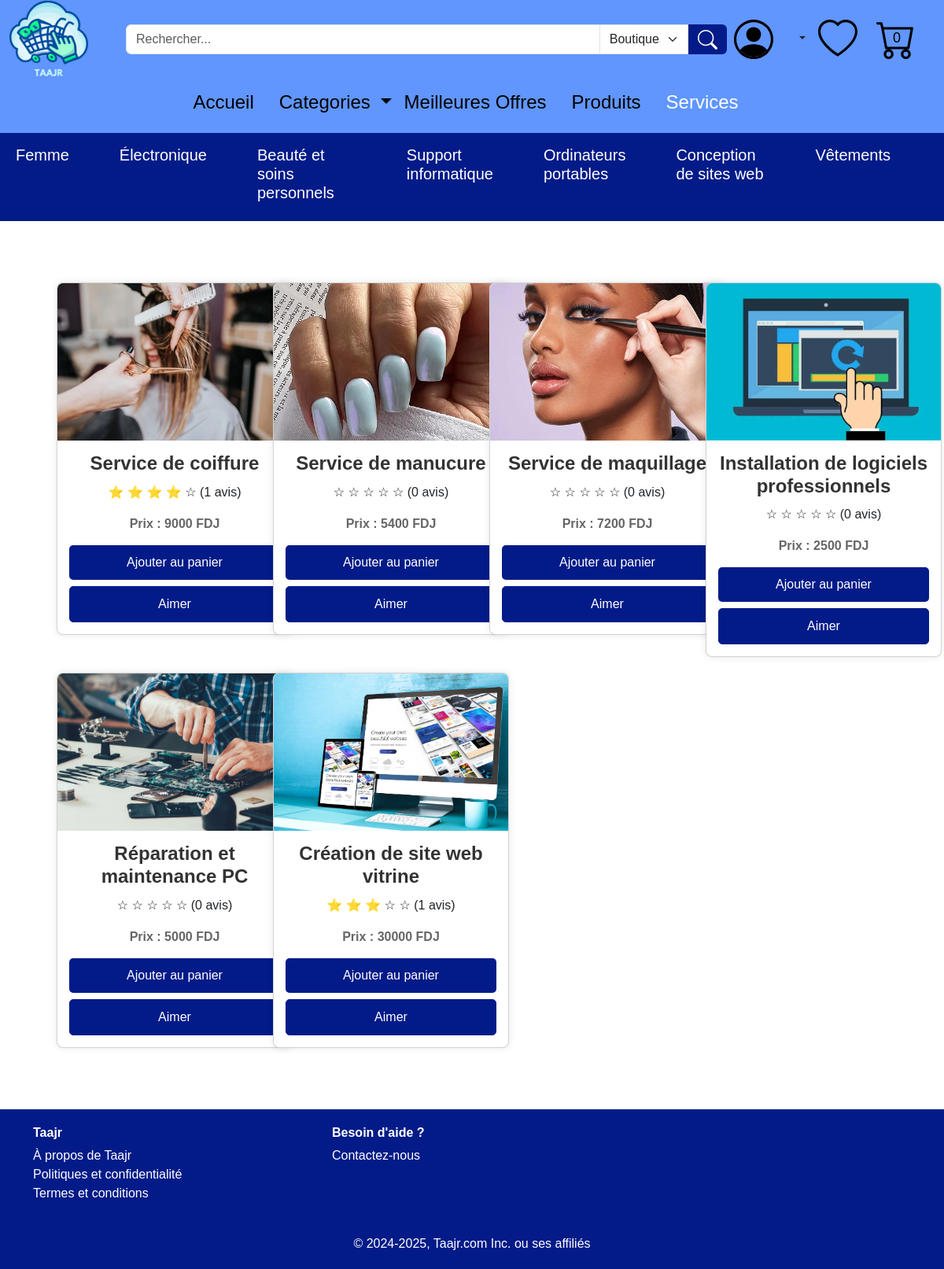
The page /Services on the database its author committed.
### tables this page shows
CREATE TABLE "categorie" (
    ID_cat INTEGER PRIMARY KEY AUTOINCREMENT,
    nom_cat CHAR(50)
, description CHAR(255), image CHAR(100));

CREATE TABLE "offre" (
    ID_off INTEGER PRIMARY KEY AUTOINCREMENT,
    libelle_off CHAR(50),
    description_off CHAR(50),
    quantite_en_stock INTEGER,
    prix_off INTEGER,
    date_off DATE DEFAULT (date('now', 'localtime')),
    type_off CHAR(50),
    ID_uti INTEGER, image_off CHAR(50),
    FOREIGN KEY (ID_uti) REFERENCES "utilisateur"(ID_uti)
);

### app.py (the view)
@app.route('/Services')
def Services():
    services = db.execute("""
        SELECT offre.*,
               COUNT(avis.ID_avis) AS reviews_count,
               COALESCE(AVG(avis.Etoiles), 0) AS avg_stars
        FROM offre
        LEFT JOIN avis ON offre.ID_off = avis.ID_off
        WHERE type_off = 'Service'
        GROUP BY offre.ID_off
    """)
    cart_ids = []
    if ('user_id' in session):
        cart_items = db.execute("SELECT ID_off FROM panier WHERE ID_uti = ?", session['user_id'])
        cart_ids = [item['ID_off'] for item in cart_items]
    return render_template('Services.html', services=services, cart_ids=cart_ids)

### app.py (called while the page is built)
@app.context_processor
def inject_user_id():
    return dict(user_id=session.get('user_id'))

@app.context_processor
def inject_user_info():
    user_id = session.get('user_id')
    if user_id:
        user = db.execute("SELECT nom_uti, prenom_uti, email_uti, telephone, date_naissance, genre, type_uti FROM utilisateur WHERE ID_uti = ?", user_id)
        if user:
            return dict(user_name=f"{user[0]['prenom_uti']} {user[0]['nom_uti']}")
    return dict(user_name=None)

@app.context_processor
def inject_categories():
    categories = db.execute("SELECT ID_cat, nom_cat FROM categorie")
    return dict(categories=categories)

@app.context_processor
def inject_favoris_ids():
    user_id = session.get('user_id')
    if user_id:
        favoris = db.execute("SELECT ID_off FROM likes WHERE ID_uti = ?", user_id)
        favoris_ids = [item['ID_off'] for item in favoris]
        return dict(favoris_ids=favoris_ids)
    return dict(favoris_ids=[])

@app.context_processor
def inject_cart_ids():
    if 'user_id' in session:
        cart_items = db.execute("SELECT ID_off FROM panier WHERE ID_uti = ?", session['user_id'])
        cart_ids = [item['ID_off'] for item in cart_items]
        cart_ids = [item['ID_off'] for item in cart_items]
    else:
        cart_ids = []
    return dict(cart_ids=cart_ids)

@app.context_processor
def inject_top_categories():
    top_categories = db.execute("""
        SELECT categorie.ID_cat, categorie.nom_cat, COUNT(offre.ID_off) AS offer_count
        FROM categorie
        JOIN appartenir ON categorie.ID_cat = appartenir.ID_cat
        JOIN offre ON appartenir.ID_off = offre.ID_off
        GROUP BY categorie.ID_cat
        ORDER BY offer_count DESC
        LIMIT 7
    """)
    return dict(top_categories=top_categories)

### templates/Services.html (shortened to what this page needs)
{% extends "layout.html" %}
{% block content %}
    <div class="product-container">
        <div class="row">
            {% for service in services %}
            <div class="col-md-3">
                <a href="{{ url_for('offre_details', offre_id=service.ID_off) }}">
                    <div class="card product-card">
                        <div class="card-img-top">
                            <img src="/static/{{ service.image_off }}" alt="Image de Service" class="card-img-top">
                        </div>
                        <div class="card-body">
                            <h5 class="card-title">{{ service.libelle_off }}</h5>
                            <p class="rating">
                                {% for i in range(1, 6) %}
                                    {% if service.avg_stars >= i %}
                                        ⭐
                                    {% elif service.avg_stars >= i - 0.5 %}
                                        ☆
                                    {% else %}
                                        ☆
                                    {% endif %}
                                {% endfor %}
                                ({{ service.reviews_count }} avis)
                            </p>
                            <p class="card-text fw-bold">Prix : {{ service.prix_off }}  FDJ</p>
                            {% if service.ID_off in cart_ids %}
                                <button class="btn btn-secondary" disabled>Dans le panier</button>
                            {% else %}
                                <form method="POST" action="{{ url_for('Ajouter_au_panier') }}">
                                    <button type="submit" class="btn btn-primary">Ajouter au panier</button>
                                </form>
                            {% endif %}
                            {% if service.ID_off in favoris_ids %}
                                <form method="POST" action="{{ url_for('unlike_offer') }}">
                                    <input type="hidden" name="offer_id" value="{{ service.ID_off }}">
                                    <button type="submit" class="btn btn-danger mt-2">Retirer des favoris</button>
                                </form>
                            {% else %}
                                <form method="POST" action="{{ url_for('like_offer') }}">
                                    <button type="submit" class="btn btn-outline-primary mt-2">Aimer</button>
                                </form>
                            {% endif %}
                        </div>
                    </div>
                </a>
            </div>
            {% endfor %}
        </div>
    </div>
{% endblock %}

### templates/layout.html (shortened to what this page needs)
<!DOCTYPE html>
<html lang="fr">
<head>
  <link href="/static/bootstrap-5.3.3-dist/css/bootstrap.min.css" rel="stylesheet">
  <link rel="stylesheet" href="/static/style.css">
  <link rel="stylesheet" href="{{ url_for('static', filename='style.css') }}">
</head>
<body>
    <header>
        <div style="background-color: #6096FD;">
            <div class="container-fluid d-flex align-items-center">
              <a href="/"><img src="/static/Images/Taajr(1).png" width="100px" class="me-5"></a>
              <form action="{{ url_for('search') }}" method="GET" class="d-flex justify-content-center my-3" style="width: 65%;">
                <div class="input-group">
                    <input type="text" name="query" class="form-control" placeholder="Rechercher..." required>
                    <select name="category" class="form-select" style="max-width: 15%;">
                        <option value="boutique">Boutiques</option>
                    </select>
                    <button type="submit" class="btn btn-primary"  style="background-color: #031B88; border-color: #031B88;">
                        <img src="/static/Images/search.svg" width="25px" height="25px">
                    </button>
                </div>
              </form>
              <div class="d-flex align-items-center ms-auto">
                  <div class="dropdown">
                      <div class="dropdown-toggle" id="userDropdown" role="button" data-bs-toggle="dropdown" aria-expanded="false">
                          <img src="/static/Images/Maquette Taajr/person-circle.svg" width="50px" class="me-4">
                      </div>
                  </div>
                  <a href="/Favoris" class="ms-3">
                    <img src="/static/Images/Maquette Taajr/heart.svg" width="50px" class="me-4">
                  </a>
                  <a href="{{ url_for('Panier') }}" class="cart-icon">
                      <img src="/static/Images/Maquette Taajr/cart.svg" width="50px" class="me-4">
                      <span class="cart-count">{{ cart_ids|length }}</span>
                  </a>
              </div>
            </div>
        </div>
        <nav class="navbar navbar-expand-lg navbar-dark" style="background-color: #6096FD;">
            <div class="container">
                <div class="collapse navbar-collapse justify-content-center" id="navbarNav">
                    <h4>
                        <ul class="navbar-nav ms-auto">
                            <li class="nav-item me-3">
                                <a class="nav-link {% if request.path == '/' %}text-white{% else %}text-black{% endif %}" href="/">Accueil</a>
                            </li>
                            <li class="nav-item dropdown">
                                <a class="nav-link dropdown-toggle  {% if request.path == '/Categories' %}text-white{% else %}text-black{% endif %}" href="#" id="categoriesDropdown" role="button" data-bs-toggle="dropdown" aria-expanded="false">
                                    Categories
                                </a>
                            </li>
                            <li class="nav-item me-3">
                                <a class="nav-link {% if request.path == '/meilleure_offre' %}text-white{% else %}text-black{% endif %}" href="/meilleure_offre">Meilleures Offres</a>
                            </li>
                            <li class="nav-item me-3">
                                <a class="nav-link {% if request.path == '/Produits' %}text-white{% else %}text-black{% endif %}" href="/Produits">Produits</a>
                            </li>
                            <li class="nav-item me-3">
                                <a class="nav-link {% if request.path == '/Services' %}text-white{% else %}text-black{% endif %}" href="/Services">Services</a>
                            </li>
                        </ul>
                    </h4>
                </div>
            </div>
        </nav>
            <nav class="navbar navbar-expand-lg navbar-light" style="background-color: #031B88;">
                <div class="container-fluid">
                    <div class="collapse navbar-collapse justify-content-center" id="subNavbarNav">
                        <h5>
                            <ul class="navbar-nav mx-auto">
                                {% for category in top_categories %}
                                <li class="nav-item me-5">
                                  <a class="nav-link text-white" href="{{ url_for('category_offers', category_id=category.ID_cat) }}">{{ category.nom_cat }}</a>
                                </li>
                                {% endfor %}
                            </ul>
                        </h5>
                    </div>
                </div>
            </nav>
    </header>
    <main>
        <div class="container my-5">
            {% block content %}
            {% endblock %}
        </div>
    </main>
    <footer class="footer text-white" style="background-color: #031B88;">
        <div class="container">
          <div class="row">
            <div class="col-md-4">
              <h6 class="fw-bold">Taajr</h6>
              <ul class="list-unstyled">
                <li><a href="/a_propos" class="text-white text-decoration-none">À propos de Taajr</a></li>
                <li><a href="/politique" class="text-white text-decoration-none">Politiques et confidentialité</a></li>
                <li><a href="/termes" class="text-white text-decoration-none">Termes et conditions</a></li>
              </ul>
            </div>
            <div class="col-md-4">
              <h6 class="fw-bold">Besoin d'aide ?</h6>
              <ul class="list-unstyled">
                <li><a href="/Contactez-nous" class="text-white text-decoration-none">Contactez-nous</a></li>
              </ul>
            </div>
          </div>
          <div class="text-center mt-4">
            <p class="mb-0">© 2024-2025, Taajr.com Inc. ou ses affiliés</p>
          </div>
        </div>
      </footer>
</body>
</html>

### static/style.css (style rules this page uses)
a { text-decoration: none; }
.product-container { flex-wrap: wrap; gap: 20px; justify-content: space-around; padding: 20px; }
.product-card { width: 300px; border-radius: 8px; overflow: hidden; box-shadow: 0 0 10px rgba(0, 0, 0, 0.1); margin: 10px; transition: transform 0.3s ease, box-shadow 0.3s ease; }
.product-card .card-img-top { width: 100%; height: 200px; background-color: #f4f4f4; display: flex; justify-content: center; align-items: center; color: #aaa; font-size: 1.2rem; text-align: center; }
.product-card .card-body { text-align: center; padding: 15px; }
.product-card h5 { font-size: 1.5rem; color: #333; margin-bottom: 10px; }
.product-card .card-text { font-size: 1rem; margin-bottom: 15px; color: #666; }
.product-card .btn { background-color: #031B88; border-color: #031B88; color: white; width: 100%; padding: 10px; border-radius: 5px; transition: background-color 0.3s ease; }
.card-img-top { width: 100%; height: 200px; object-fit: cover; }
.card-title { font-size: 1.25rem; font-weight: bold; }
.card-text { font-size: 0.9rem; color: #555; }
.btn-primary { background-color: #007bff; border: none; }

### templates/layout.html (style rules this page uses)
body { display: flex; flex-direction: column; min-height: 100vh; font-family: 'Arial', sans-serif; }
main { flex: 1; }
.product-card img { height: 300px; object-fit: cover; }
.footer { background-color: #6096FD; color: white; padding: 20px 0; margin-top: auto; }
.cart-icon { position: relative; display: inline-block; }
.cart-count { position: absolute; top: 50%; left: 50%; transform: translate(-100%, -55%); color: black; border-radius: 50%; padding: 2px 6px; font-size: 18px; }

### rows shown on the page
categorie: nom_cat "Femme"
categorie: nom_cat "Électronique"
categorie: nom_cat "Beauté et soins personnels"
categorie: nom_cat "Support informatique"
categorie: nom_cat "Ordinateurs portables"
categorie: nom_cat "Conception de sites web"
categorie: nom_cat "Vêtements"
offre: image_off (picture), libelle_off "Service de coiffure", reviews_count "1", prix_off "9000"
offre: image_off (picture), libelle_off "Service de manucure", reviews_count "0", prix_off "5400"
offre: image_off (picture), libelle_off "Service de maquillage", reviews_count "0", prix_off "7200"
offre: image_off (picture), libelle_off "Installation de logiciels professionnels", reviews_count "0", prix_off "2500"
offre: image_off (picture), libelle_off "Réparation et maintenance PC", reviews_count "0", prix_off "5000"
offre: image_off (picture), libelle_off "Création de site web vitrine", reviews_count "1", prix_off "30000"

### other values the page prints
{{ cart_ids|length }} "0"
